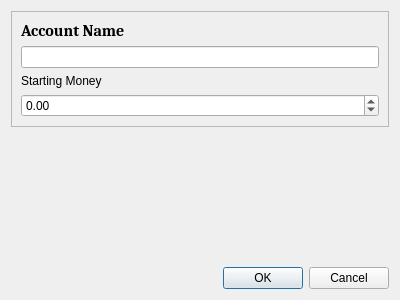
<?xml version="1.0" encoding="UTF-8"?>
<ui version="4.0">
 <class>AccountDialog</class>
 <widget class="QDialog" name="AccountDialog">
  <property name="geometry">
   <rect>
    <x>0</x>
    <y>0</y>
    <width>400</width>
    <height>300</height>
   </rect>
  </property>
  <property name="windowTitle">
   <string>Dialog</string>
  </property>
  <layout class="QVBoxLayout" name="verticalLayout">
   <item>
    <widget class="QFrame" name="frame">
     <property name="frameShape">
      <enum>QFrame::StyledPanel</enum>
     </property>
     <property name="frameShadow">
      <enum>QFrame::Raised</enum>
     </property>
     <layout class="QVBoxLayout" name="verticalLayout_2">
      <item>
       <widget class="QLabel" name="titleLabel">
        <property name="font">
         <font>
          <family>Cambria</family>
          <pointsize>12</pointsize>
          <bold>true</bold>
         </font>
        </property>
        <property name="text">
         <string>Account Name</string>
        </property>
       </widget>
      </item>
      <item>
       <widget class="QLineEdit" name="lineEdit"/>
      </item>
      <item>
       <widget class="QLabel" name="startMoneyLabel">
        <property name="text">
         <string>Starting Money</string>
        </property>
       </widget>
      </item>
      <item>
       <widget class="QDoubleSpinBox" name="startingMoneySpinBox">
        <property name="buttonSymbols">
         <enum>QAbstractSpinBox::UpDownArrows</enum>
        </property>
        <property name="minimum">
         <double>-1000000000000000072531436381529235126158374409646521955518210155479040.000000000000000</double>
        </property>
        <property name="maximum">
         <double>999999999999999943801810948794571024057224129020550531544123892056457216.000000000000000</double>
        </property>
        <property name="value">
         <double>0.000000000000000</double>
        </property>
       </widget>
      </item>
     </layout>
    </widget>
   </item>
   <item>
    <spacer name="verticalSpacer">
     <property name="orientation">
      <enum>Qt::Vertical</enum>
     </property>
     <property name="sizeHint" stdset="0">
      <size>
       <width>20</width>
       <height>40</height>
      </size>
     </property>
    </spacer>
   </item>
   <item>
    <widget class="QDialogButtonBox" name="buttonBox">
     <property name="orientation">
      <enum>Qt::Horizontal</enum>
     </property>
     <property name="standardButtons">
      <set>QDialogButtonBox::Cancel|QDialogButtonBox::Ok</set>
     </property>
    </widget>
   </item>
  </layout>
 </widget>
 <resources/>
 <connections>
  <connection>
   <sender>buttonBox</sender>
   <signal>accepted()</signal>
   <receiver>AccountDialog</receiver>
   <slot>accept()</slot>
   <hints>
    <hint type="sourcelabel">
     <x>248</x>
     <y>254</y>
    </hint>
    <hint type="destinationlabel">
     <x>157</x>
     <y>274</y>
    </hint>
   </hints>
  </connection>
  <connection>
   <sender>buttonBox</sender>
   <signal>rejected()</signal>
   <receiver>AccountDialog</receiver>
   <slot>reject()</slot>
   <hints>
    <hint type="sourcelabel">
     <x>316</x>
     <y>260</y>
    </hint>
    <hint type="destinationlabel">
     <x>286</x>
     <y>274</y>
    </hint>
   </hints>
  </connection>
 </connections>
</ui>
